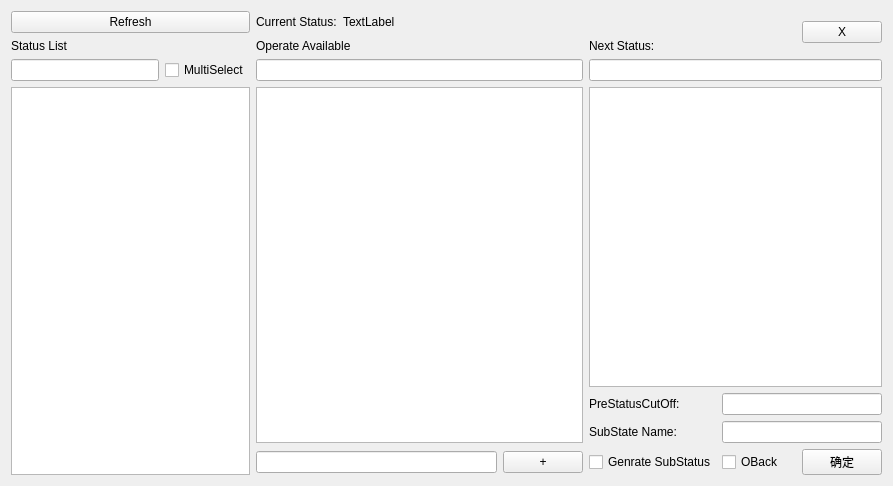
<?xml version="1.0" encoding="UTF-8"?>
<ui version="4.0">
 <class>AddOperate</class>
 <widget class="QWidget" name="AddOperate">
  <property name="geometry">
   <rect>
    <x>0</x>
    <y>0</y>
    <width>893</width>
    <height>486</height>
   </rect>
  </property>
  <property name="windowTitle">
   <string>Form</string>
  </property>
  <layout class="QGridLayout" name="gridLayout" columnstretch="2,1,1,1,1,1,1,1,1">
   <item row="1" column="6">
    <widget class="QLabel" name="label_4">
     <property name="text">
      <string>Next Status:</string>
     </property>
    </widget>
   </item>
   <item row="5" column="7" colspan="2">
    <widget class="QLineEdit" name="lineEdit_SubStateName"/>
   </item>
   <item row="1" column="0">
    <widget class="QLabel" name="label">
     <property name="text">
      <string>Status List</string>
     </property>
    </widget>
   </item>
   <item row="6" column="6">
    <widget class="QCheckBox" name="checkBox_AddSubStatus">
     <property name="text">
      <string>Genrate SubStatus</string>
     </property>
    </widget>
   </item>
   <item row="3" column="2" rowspan="3" colspan="4">
    <widget class="QListWidget" name="listWidget_OperateAvailable"/>
   </item>
   <item row="2" column="6" colspan="3">
    <widget class="QLineEdit" name="lineEdit_StatusFilter"/>
   </item>
   <item row="6" column="5">
    <widget class="QPushButton" name="pb_Add_OperateAvailable">
     <property name="text">
      <string>+</string>
     </property>
    </widget>
   </item>
   <item row="2" column="2" colspan="4">
    <widget class="QLineEdit" name="lineEdit_OperateFilter"/>
   </item>
   <item row="3" column="6" colspan="3">
    <widget class="QListWidget" name="listWidget_NextStausList"/>
   </item>
   <item row="2" column="1">
    <widget class="QCheckBox" name="checkBox_StatusMultSelect">
     <property name="text">
      <string>MultiSelect</string>
     </property>
    </widget>
   </item>
   <item row="1" column="2" colspan="2">
    <widget class="QLabel" name="label_2">
     <property name="text">
      <string>Operate Available</string>
     </property>
    </widget>
   </item>
   <item row="0" column="3" colspan="2">
    <widget class="QLabel" name="lb_CurrentStatus">
     <property name="text">
      <string>TextLabel</string>
     </property>
    </widget>
   </item>
   <item row="6" column="2" colspan="3">
    <widget class="QLineEdit" name="lineEdit_2"/>
   </item>
   <item row="0" column="8" rowspan="2">
    <widget class="QPushButton" name="pushButton_Hide">
     <property name="text">
      <string>X</string>
     </property>
    </widget>
   </item>
   <item row="5" column="6">
    <widget class="QLabel" name="label_5">
     <property name="text">
      <string>SubState Name:</string>
     </property>
    </widget>
   </item>
   <item row="0" column="2">
    <widget class="QLabel" name="label_3">
     <property name="text">
      <string>Current Status:</string>
     </property>
    </widget>
   </item>
   <item row="0" column="0" colspan="2">
    <widget class="QPushButton" name="pushButton_Refresh">
     <property name="text">
      <string>Refresh</string>
     </property>
    </widget>
   </item>
   <item row="2" column="0">
    <widget class="QLineEdit" name="lineEdit_StatusSrcFilter"/>
   </item>
   <item row="3" column="0" rowspan="4" colspan="2">
    <widget class="QListWidget" name="listWidget_StatusList"/>
   </item>
   <item row="6" column="8">
    <widget class="QPushButton" name="pb_OK">
     <property name="text">
      <string>确定</string>
     </property>
    </widget>
   </item>
   <item row="6" column="7">
    <widget class="QCheckBox" name="checkBox_OperateBack">
     <property name="text">
      <string>OBack</string>
     </property>
    </widget>
   </item>
   <item row="4" column="6">
    <widget class="QLabel" name="label_6">
     <property name="text">
      <string>PreStatusCutOff:</string>
     </property>
    </widget>
   </item>
   <item row="4" column="7" colspan="2">
    <widget class="QLineEdit" name="lineEdit_PreStatusCutOff"/>
   </item>
  </layout>
 </widget>
 <resources/>
 <connections/>
</ui>
